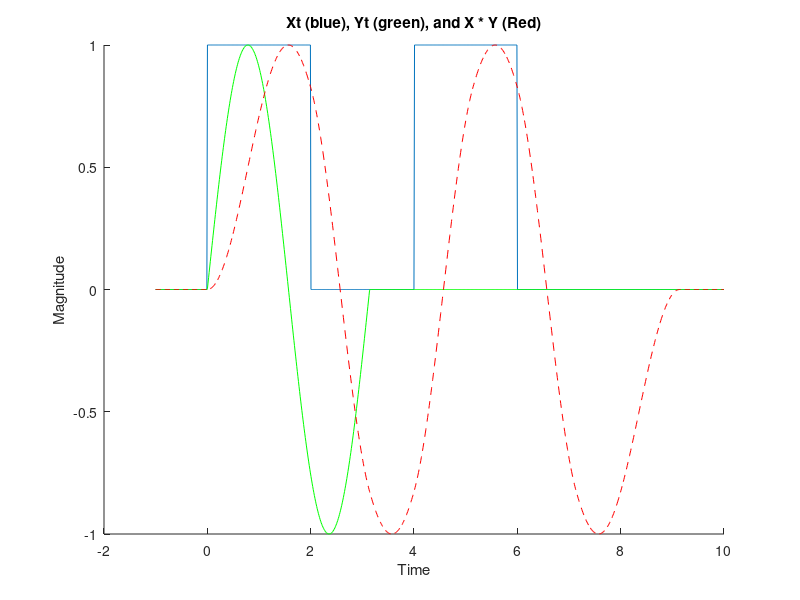

This figure's MATLAB source:
clear;
clc;
format compact;

N = 10000;
dt = 0.001;
x_axis = linspace(-1, N * dt, 1000);

xt = @(t) 1 .* (t >= 0) - 1 .* (t >= 2) + 1 .* (t >= 4) - 1 .* (t >= 6);
yt = @(t) sin(2.*t) .* (t >= 0) .* (t <= pi);

convolutionSum = 0;

for i = -N:N
   convolutionSum = convolutionSum + xt(i .* dt) .* yt(x_axis - i .* dt) .* dt;
end


hold on;
plot(x_axis, xt(x_axis));
plot(x_axis, yt(x_axis), "g")
plot(x_axis, convolutionSum, "--r");
title("Xt (blue), Yt (green), and X * Y (Red)");
xlabel("Time");
ylabel("Magnitude");